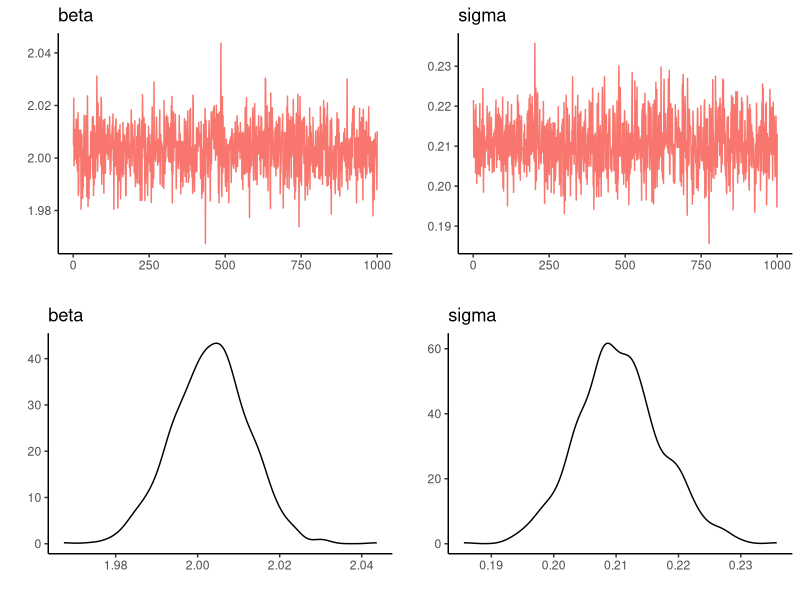
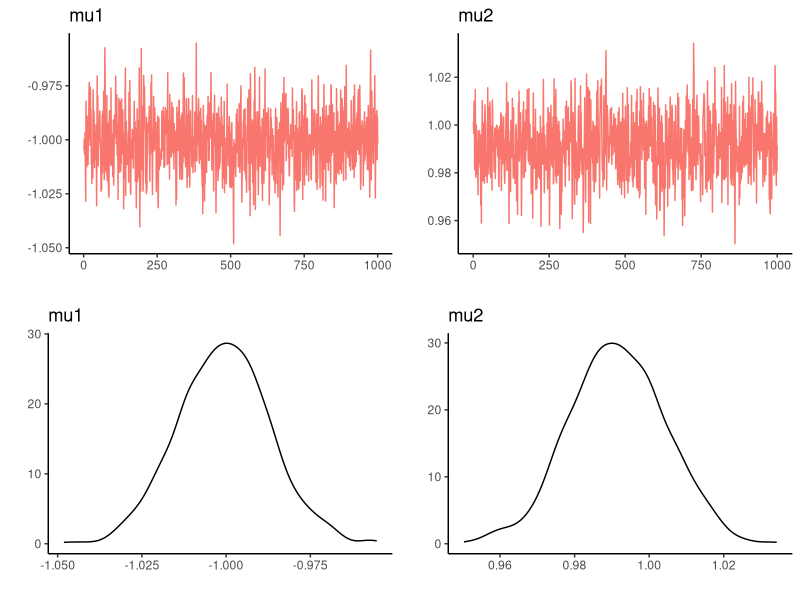

Write the R code that produced these figures, in order.
##
##  Gibbs sampler: normal mixture model
##
##  y(t)
##    = mu1 + beta*x(t) + e(t) (w.p. 1/2)
##    = mu2 + beta*x(t) + e(t) (w.p. 1/2)
##  e(t) ~ N(0, sigma^2)
##  mu1 < mu2
##
##  Prior: beta ~ N(b0, v0^2)
##         sigma^2 ~ IG(n0/2, S0/2)
##         mu1 ~ TN(mu01, w01^2)[-infty,mu2]
##         mu2 ~ TN(mu02, w02^2)[mu1,infty]
##

##--- initial setup ---##
rm(list=ls())
gc()
gc()
library(ggplot2)
library(gridExtra)
tic.time <- proc.time()
set.seed(1)


##--- set true values ---##

dbt <- 2    # beta
dst <- 0.2  # sigma
dm1t <- -1  # mu1
dm2t <- 1   # mu2   


##--- generate observation ---##

ns <- 500          # the number of observations
vx <- rnorm(ns)    # x(i)
vst <- (runif(ns) < 0.5) + 1   # true s(i)
vy <- matrix(0, ns, 1)   # y(i)
for (i in 1:ns) {
  if (vst[i] == 1) {
    vy[i] <- dm1t + dbt * vx[i] + rnorm(1) * dst
  } else {
    vy[i] <- dm2t + dbt * vx[i] + rnorm(1) * dst
  }
}

##--- priors ---##

db0 <- 0      # beta ~ N(b0, v0^2)
dv0 <- 10

dn0 <- 4      # sigma^2 ~ IG(n0/2, S0/2)
dS0 <- 0.4

dm01 <- 0     # mu1 ~ TN(mu01, w01^2)[-infty,mu2]
dw01 <- 10

dm02 <- 0     # mu2 ~ TN(mu02, w02^2)[mu1,infty]
dw02 <- 10


##--- set variables ----##

dbeta <- 0    # initial beta
dsig <- 0.5   # initial sigma
dmu1 <- -1    # initial mu1
dmu2 <- 1     # initial mu2
vs <- (runif(ns) < 0.5) + 1   # initial s

dx2 <- sum(vx^2)         # x(i)^2
vmu <- matrix(0, ns, 1)  # mu(i)


##-- set sampling option --##

nsim  <- 1000                   # the number of iterations
nburn <- 0.1 * nsim             # burn-in period
npmt  <- 4                      # the number of parameters
msamp <- matrix(0, nsim, npmt)  # store box

##-- MCMC sampling --##

cat('\n## Iteration:\n')

##----------------- S A M P L I N G   S T A R T ----------------##

for(m_k in (-nburn+1):nsim){
  
  vmu[vs == 1] <- dmu1
  vmu[vs == 2] <- dmu2
  
  ##--- sampling beta ---##
  
  dxy <- sum((vy - vmu) * vx)
  
  dvh <- (1 / dv0^2 + dx2 / dsig^2)^(-1/2)
  dbh <- dvh^2 * (db0 / dv0^2 + dxy / dsig^2)
  
  dbeta <- dbh + dvh * rnorm(1)
  
  
  ##--- sampling sigma ----##

  dnh <- dn0 + ns
  dSh <- dS0 + sum((vy - vmu - dbeta * vx)^2)

  dsig <- 1 / sqrt(rgamma(1, dnh/2, dSh/2))


  ##--- sampling mu1 ---##

  n1 <- sum(vs == 1)
  dxy <- sum(vy[vs==1] - dbeta * vx[vs==1])

  dwh <- (1 / dw01^2 + n1 / dsig^2)^(-1/2)
  dmh <- dwh^2 * (dm01 / dw01^2 + dxy / dsig^2)

  dmu1 <- dmu2
  while (dmu1 >= dmu2) {
    dmu1 <- dmh + dwh * rnorm(1)
  }

  ##--- sampling mu2 ---##

  n2 <- sum(vs == 2)
  dxy <- sum(vy[vs==2] - dbeta * vx[vs==2])

  dwh <- (1 / dw02^2 + n2 / dsig^2)^(-1/2)
  dmh <- dwh^2 * (dm02 / dw02^2 + dxy / dsig^2)

  dmu2 <- dmu1
  while (dmu1 >= dmu2) {
    dmu2 <- dmh + dwh * rnorm(1)
  }

  ##--- sampling s ---##

  vla1 <- -0.5 * (vy - dmu1 - dbeta * vx)^2 / dsig^2
  vla2 <- -0.5 * (vy - dmu2 - dbeta * vx)^2 / dsig^2

  vp <- exp(vla1) / (exp(vla1) + exp(vla2))
  vs <- (runif(ns) > vp) + 1
  
  
  ##-- storing sample --##
  
  if(m_k >= 1){
    msamp[m_k, ] <- cbind(dbeta, dsig, dmu1, dmu2)
  }
  
  if((m_k %% 100) == 0) cat(m_k, '\n')
  
}
##------------------- S A M P L I N G   E N D ------------------##

##-- output result --##

## MCMC path

## function: plotline draws line plot
plotline <- function(vy, sname){
  
  df.out <- data.frame(n = 1:length(vy), ydata = vy)
  plot.out <-
    ggplot(df.out, aes(x=n, y=ydata, colour="red")) +
    geom_line() +
    guides(colour="none") +
    labs(x ="", y ="", title = sname) +
    theme_classic()
  
  return(plot.out)
}

plot.pb1 <- plotline(msamp[, 1], "beta")
plot.pb2 <- plotline(msamp[, 2], "sigma")
plot.pb3 <- plotline(msamp[, 3], "mu1")
plot.pb4 <- plotline(msamp[, 4], "mu2")

## posterior distribution

## function: plotdensity draws density plot
plotdensity <- function(vx, sname){
  
  df.out <- data.frame(xdata = vx)
  plot.out <-
    ggplot(df.out, aes(x=xdata)) +
    geom_line(stat = "density") +
    expand_limits(y=0) +
    theme(legend.position = 'none') +
    labs(x="", y="", title = sname) +
    theme_classic()
  
  return(plot.out)
}

plot.db1 <- plotdensity(msamp[, 1], "beta")
plot.db2 <- plotdensity(msamp[, 2], "sigma")
plot.db3 <- plotdensity(msamp[, 3], "mu1")
plot.db4 <- plotdensity(msamp[, 4], "mu2")

dev.new()
plot.all1 <-
  grid.arrange(plot.pb1, plot.pb2,
               plot.db1, plot.db2,
               ncol = 2)
dev.new()
plot.all2 <-
  grid.arrange(plot.pb3, plot.pb4,
               plot.db3, plot.db4,
               ncol = 2)

##-- run time --##

total.time <- proc.time() - tic.time
message('\nTime(s): ', round(total.time[3], 1))
